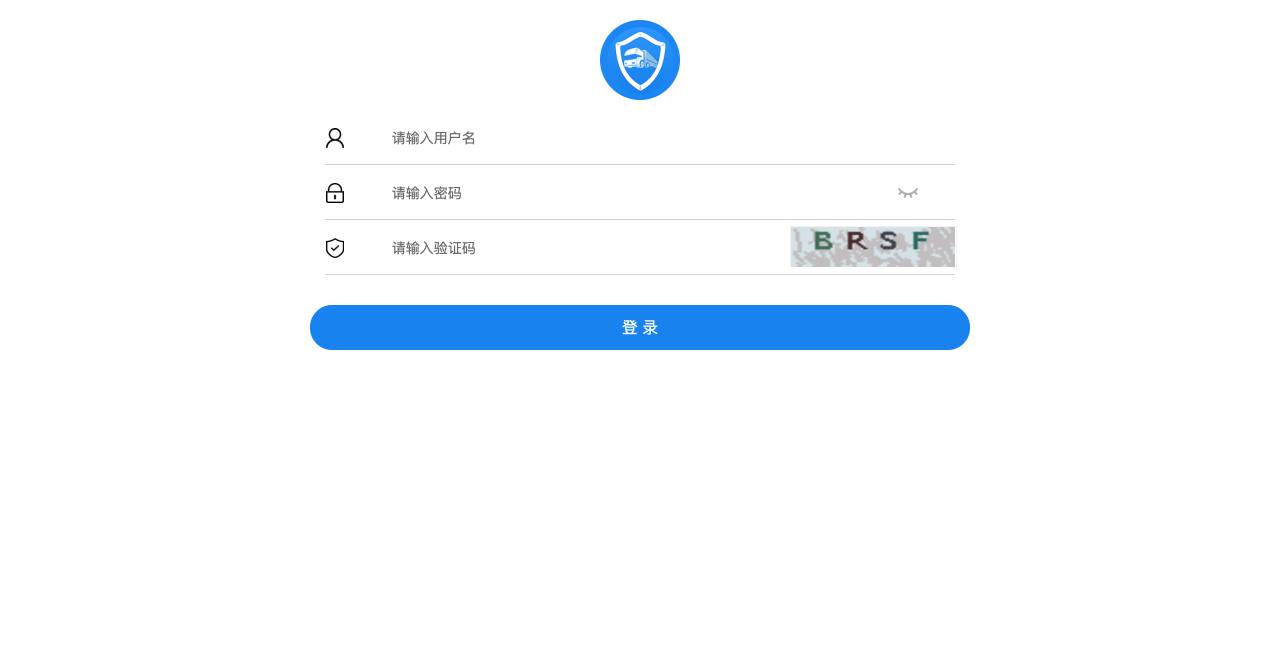
#> input picture login.png, 2560 x 1304 px (shown at 1/2 size)
$ python debugImage.py
#> lines starting #> are read from the running program, lines starting #| are printed output that depends on the picture

from PIL import Image

image = Image.open('login.png')
#> image is the input picture: PIL image 2560x1304 RGBA; mean R, G, B, A 244.9, 249.2, 253.5, 255
weight, height = image.size
#> weight = 2560; height = 1304
# 这里的比例需要自己摸索，--这里是关键反复调试
box = (weight * 1/2 - 50, height * 1/2 +30, weight * 1/2 + 350, height * 1/2 + 275)
#> box = (1230, 682, 1630, 927)
region = image.crop(box)
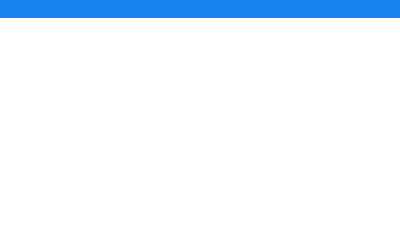
#> region: PIL image 400x245 RGBA; mean R, G, B, A 238, 245.8, 253.8, 255
region.save('yzm.png')
